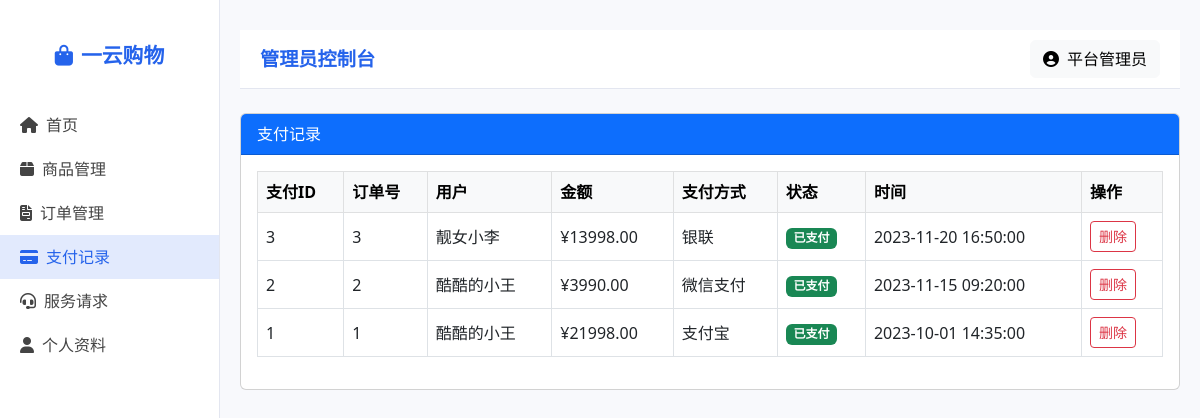
/phpdesign/payments.php (signed in), run on the app's committed database.
### tables this page shows
CREATE TABLE `payments`  (
  `id` int(11) NOT NULL AUTO_INCREMENT,
  `order_id` int(11) NOT NULL,
  `amount` decimal(10, 2) NOT NULL,
  `method` varchar(50) NOT NULL,
  `status` enum('pending','success','failed') NULL DEFAULT 'pending',
  `created_at` timestamp NOT NULL DEFAULT CURRENT_TIMESTAMP,
  PRIMARY KEY (`id`) USING BTREE,
  INDEX `order_id`(`order_id`) USING BTREE
);

CREATE TABLE `users`  (
  `id` int(11) NOT NULL AUTO_INCREMENT,
  `username` varchar(50) NOT NULL,
  `password` varchar(50) NOT NULL,
  `phone` varchar(20) NOT NULL,
  `role` enum('admin','seller','user') NOT NULL DEFAULT 'user',
  `created_at` timestamp NOT NULL DEFAULT CURRENT_TIMESTAMP,
  PRIMARY KEY (`id`) USING BTREE,
  UNIQUE INDEX `phone`(`phone`) USING BTREE
);

### phpdesign/payments.php (the view, shortened to what this page needs)
<?php
$role = $_SESSION['role'] ?? 'user';
include 'header.php';
if ($role === 'admin') {
    $sql = "SELECT p.*, u.username FROM payments p
            JOIN orders o ON p.order_id = o.id
            JOIN users u ON o.user_id = u.id
            ORDER BY p.created_at DESC";
    $stmt = $pdo->query($sql);
}
$payments = $stmt->fetchAll(PDO::FETCH_ASSOC);
?>
<div class="col-12">
    <div class="card mt-4">
        <div class="card-header bg-primary text-white">支付记录</div>
        <div class="card-body">
            <table class="table table-bordered table-hover align-middle">
                <thead class="table-light">
                    <tr>
                        <th>支付ID</th>
                        <th>订单号</th>
                        <?php if ($role === 'admin' || $role === 'seller'): ?>
                        <th>用户</th>
                        <?php endif; ?>
                        <th>金额</th>
                        <th>支付方式</th>
                        <th>状态</th>
                        <th>时间</th>
                        <th>操作</th>
                    </tr>
                </thead>
                <tbody>
                    <?php if ($payments): foreach ($payments as $pay): ?>
                    <tr>
                        <td><?= $pay['id'] ?></td>
                        <td><?= $pay['order_id'] ?></td>
                        <?php if ($role === 'admin' || $role === 'seller'): ?>
                        <td><?= htmlspecialchars($pay['username'] ?? '') ?></td>
                        <?php endif; ?>
                        <td>¥<?= $pay['amount'] ?></td>
                        <td><?= htmlspecialchars($pay['method']) ?></td>
                        <td>
                            <?php
                            $status = $pay['status'];
                            if ($status === 'success') echo '<span class="badge bg-success">已支付</span>';
                            elseif ($status === 'pending') echo '<span class="badge bg-warning text-dark">待支付</span>';
                            elseif ($status === 'failed') echo '<span class="badge bg-danger">支付失败</span>';
                            else echo '<span class="badge bg-secondary">未知</span>';
                            ?>
                        </td>
                        <td><?= $pay['created_at'] ?></td>
                        <td>
                            <a href="payments.php?del=<?= $pay['id'] ?>" class="btn btn-sm btn-outline-danger" onclick="return confirm('确定要删除该支付记录吗？')">删除</a>
                        </td>
                    </tr>
                    <?php endforeach; else: ?>
                    <tr><td colspan="<?= ($role === 'admin' || $role === 'seller') ? 8 : 7 ?>" class="text-center">暂无支付记录</td></tr>
                    <?php endif; ?>
                </tbody>
            </table>
        </div>
    </div>
</div>
<?php include 'footer.php'; ?>

### data on the page
payments: id "3", order "3", users.username "靓女小李", amount "13998.00", method "银联", status "已支付", created_at "2023-11-20 16:50:00"
payments: id "2", order "2", users.username "酷酷的小王", amount "3990.00", method "微信支付", status "已支付", created_at "2023-11-15 09:20:00"
payments: id "1", order "1", users.username "酷酷的小王", amount "21998.00", method "支付宝", status "已支付", created_at "2023-10-01 14:35:00"

### other printed values
$userInfo['username'] "平台管理员"
